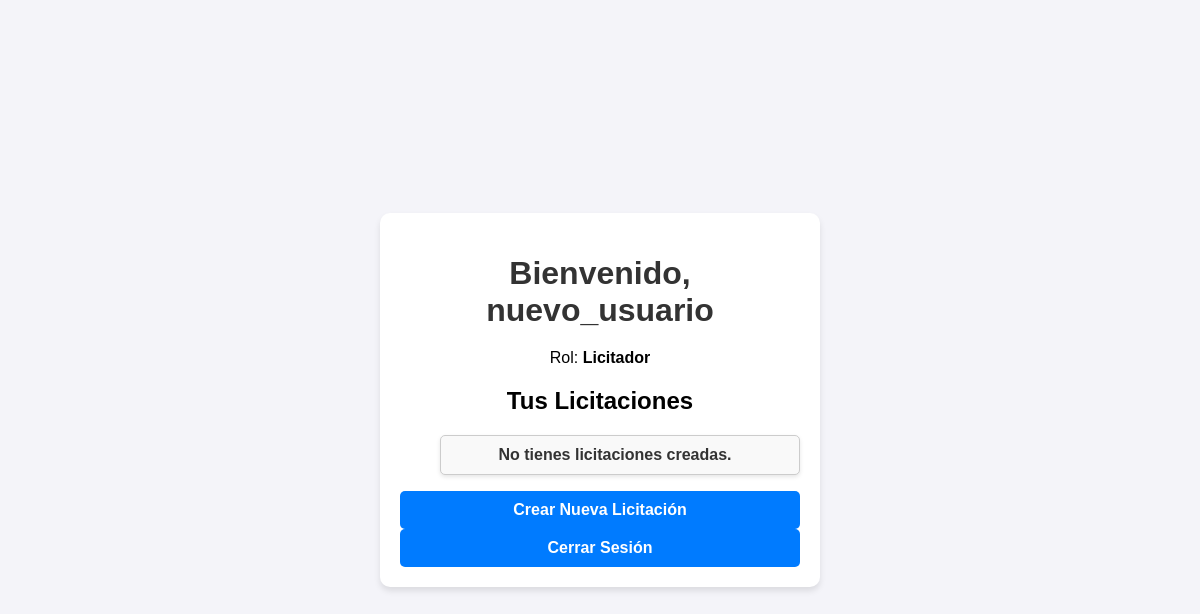
/api/usuarios/dashboard/ (signed in), run on an earlier commit of the app's database.
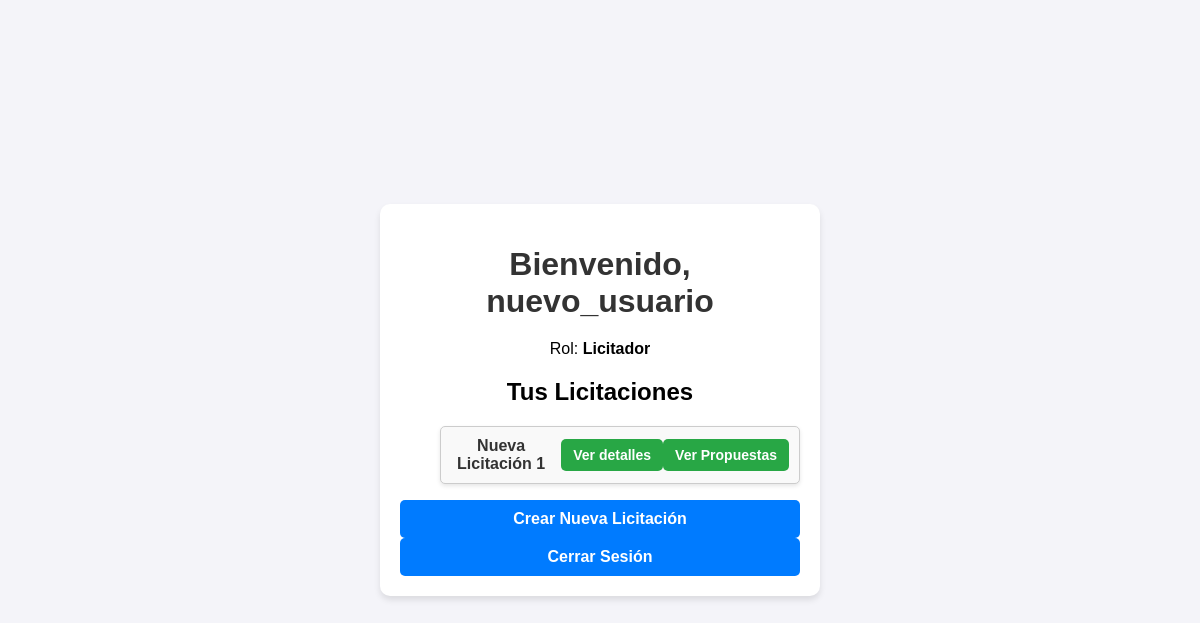
And on a later commit of the database.
### usuarios/models.py (models this page shows, shortened)
class Usuario(AbstractUser):
    es_licitador = models.BooleanField(default=False)
    es_proveedor = models.BooleanField(default=False)

### gestion_licitaciones/models.py (models this page shows, shortened)
class Licitacion(models.Model):
    ESTADO_CHOICES = [
        ('Abierta', 'Abierta'),
        ('Cerrada', 'Cerrada'),
    ]
    titulo = models.CharField(max_length=255)
    descripcion = models.TextField()
    fecha_publicacion = models.DateTimeField(auto_now_add=True)
    fecha_cierre = models.DateTimeField()
    estado = models.CharField(
        max_length=10,
        choices=ESTADO_CHOICES,
        default='Abierta',
    )
    usuario = models.ForeignKey(Usuario, on_delete=models.CASCADE, related_name='licitaciones')

### usuarios/views.py (the view, shortened to what this page needs)
# urls.py: path('dashboard/', views.dashboard_view, name='dashboard'),
@login_required
def dashboard_view(request):
    user = request.user
    if user.es_licitador:
        licitaciones = Licitacion.objects.filter(usuario=user)
        context = {'rol': 'Licitador', 'licitaciones': licitaciones}
    return render(request, 'usuarios/dashboard.html', context)

### templates/usuarios/dashboard.html (shortened to what this page needs)
<!DOCTYPE html>
<html lang="es">
<head>
    {% load static %}
    <link rel="stylesheet" href="{% static 'css/styles.css' %}">
</head>
<body>
    <div class="container">
        <h1>Bienvenido, {{ user.username }}</h1>
        <p>Rol: <strong>{{ rol }}</strong></p>
        {% if rol == "Licitador" %}
            <h2>Tus Licitaciones</h2>
            <ul class="dashboard-links">
                {% for licitacion in licitaciones %}
                    <li class="dashboard-links-item">
                        <span class="licitacion-titulo">{{ licitacion.titulo }}</span>
                        <a href="{% url 'ver_licitacion' licitacion.id %}" class="enviar-propuesta-btn">Ver detalles</a>
                        <a href="{% url 'listar_propuestas_por_licitacion' licitacion.id %}" class="enviar-propuesta-btn">Ver Propuestas</a>
                    </li>
                {% empty %}
                    <li class="dashboard-links-item">
                        <span class="licitacion-titulo">No tienes licitaciones creadas.</span>
                    </li>
                {% endfor %}
            </ul>
            <a href="{% url 'crear_licitacion' %}" class="dashboard-link">Crear Nueva Licitación</a>
        {% endif %}
        <a href="{% url 'logout' %}" class="dashboard-link">Cerrar Sesión</a>
    </div>
</body>
</html>

### static/css/styles.css (style rules this page uses)
body { margin: 0; padding: 0; font-family: Arial, sans-serif; background-color: #f4f4f9; display: flex; justify-content: center; align-items: center; min-height: 100vh; }
.container { width: 100%; max-width: 400px; background: #ffffff; padding: 20px; border-radius: 10px; box-shadow: 0 4px 6px rgba(0, 0, 0, 0.1); text-align: center; }
h1 { margin-bottom: 20px; color: #333; }
.dashboard-links li { display: flex; justify-content: space-between; align-items: center; margin-bottom: 10px; padding: 10px; border: 1px solid #ccc; border-radius: 5px; background-color: #f9f9f9; box-shadow: 0 2px 4px rgba(0, 0, 0, 0.1); }
.dashboard-links li span { flex-grow: 1; padding-right: 10px; word-wrap: break-word; font-weight: bold; color: #333; }
.dashboard-links li a { flex-shrink: 0; padding: 8px 12px; background-color: #28a745; color: white; text-decoration: none; border-radius: 5px; font-size: 14px; font-weight: bold; text-align: center; }
.dashboard-link { display: block; padding: 10px; background-color: #007BFF; color: white; text-decoration: none; border-radius: 5px; font-weight: bold; }
.dashboard-links-item { display: flex; justify-content: space-between; align-items: center; margin-bottom: 10px; padding: 10px; border: 1px solid #ccc; border-radius: 5px; background-color: #f9f9f9; box-shadow: 0 2px 4px rgba(0, 0, 0, 0.1); }
.licitacion-titulo { flex-grow: 1; padding-right: 10px; font-weight: bold; color: #333; word-break: break-word; }
.enviar-propuesta-btn { flex-shrink: 0; padding: 10px 15px; background-color: #28a745; color: white; text-decoration: none; border-radius: 5px; font-size: 14px; font-weight: bold; text-align: center; white-space: nowrap; }

What changed in the data, as far as the page shows it:
added Licitacion: titulo "Nueva Licitación 1"
Also different on the page:
text no longer shown: "No tienes licitaciones creadas."
